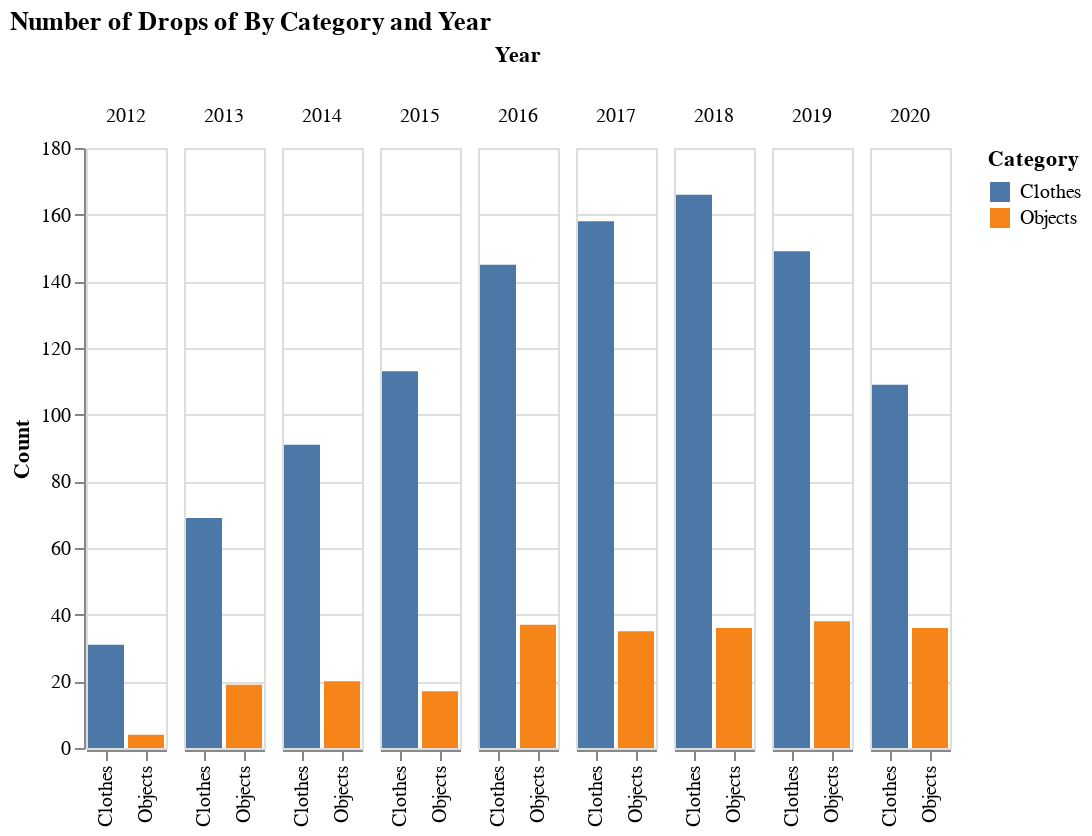

Notebook source saved alongside this figure:
### Markdown cell above
## The Layer Cliff

A breakdown of the number of drops by categories brings some details into focus. The number of *clothing* drops went down, but the number of *object* drops was essentially unchanged against recent years due to a new category of object that saw incredible growth in demand: the *mask*.

### Code cell
tdf = df_all.groupby(['Category', 'Year']).count()['Release'].reset_index()
tdf.columns = ['Category', 'Year', 'Count']
alt.Chart(tdf, width=40).mark_bar().encode(
    x=alt.X('Category:N', sort=kind_sort_order, title=None),
    y='Count:Q',
    color=alt.Color('Category:N', sort=kind_sort_order),
    column='Year:O',
    tooltip=['Count', ]
).configure_facet(spacing=7).properties(title='Number of Drops of By Category and Year')

### Figure 1 — Vega-Lite specification as saved in the notebook (floating-point values rounded to 4 significant figures)
{"$schema": "https://vega.github.io/schema/vega-lite/v3.4.0.json", "config": {"facet": {"spacing": 7}, "mark": {"tooltip": null}, "view": {"height": 300, "width": 400}}, "data": {"name": "data-6917fbceaf3880ba2831545842e67957"}, "datasets": {"data-6917fbceaf3880ba2831545842e67957": [{"Category": "Clothes", "Count": 31, "Year": 2012}, {"Category": "Clothes", "Count": 69, "Year": 2013}, {"Category": "Clothes", "Count": 91, "Year": 2014}, {"Category": "Clothes", "Count": 113, "Year": 2015}, {"Category": "Clothes", "Count": 145, "Year": 2016}, {"Category": "Clothes", "Count": 158, "Year": 2017}, {"Category": "Clothes", "Count": 166, "Year": 2018}, {"Category": "Clothes", "Count": 149, "Year": 2019}, {"Category": "Clothes", "Count": 109, "Year": 2020}, {"Category": "Objects", "Count": 4, "Year": 2012}, {"Category": "Objects", "Count": 19, "Year": 2013}, {"Category": "Objects", "Count": 20, "Year": 2014}, {"Category": "Objects", "Count": 17, "Year": 2015}, {"Category": "Objects", "Count": 37, "Year": 2016}, {"Category": "Objects", "Count": 35, "Year": 2017}, {"Category": "Objects", "Count": 36, "Year": 2018}, {"Category": "Objects", "Count": 38, "Year": 2019}, {"Category": "Objects", "Count": 36, "Year": 2020}]}, "encoding": {"color": {"field": "Category", "sort": ["Bottom", "Top", "Layer"], "type": "nominal"}, "column": {"field": "Year", "type": "ordinal"}, "tooltip": [{"field": "Count", "type": "quantitative"}], "x": {"field": "Category", "sort": ["Bottom", "Top", "Layer"], "title": null, "type": "nominal"}, "y": {"field": "Count", "type": "quantitative"}}, "mark": "bar", "title": "Number of Drops of By Category and Year", "width": 40}
